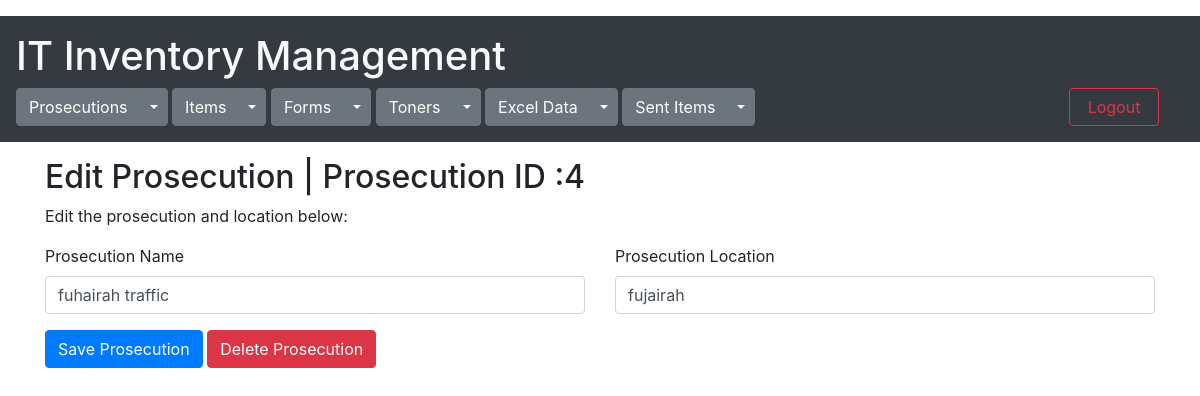
Screenshot of /prosecutions/edit_prosecutions_form/4 (signed in) with the database file from the repository.
### prosecutions/models.py (models this page shows)
class Prosecutions(models.Model):
    name = models.CharField(max_length=255)
    location = models.CharField(max_length=30,default="none")
    created = models.DateTimeField(default=datetime.now())

### prosecutions/views.py (the view)
# urls.py: path('edit_prosecutions_form/<int:prosecutions_id>', views.edit_prosecutions_form,name='edit_prosecutions_form'),
@cache_control(no_cache=True, must_revalidate=True,no_store=True)
@login_required(login_url="login")
def edit_prosecutions_form(request, prosecutions_id):
    prosecutions = Prosecutions.objects.get(id=prosecutions_id)
    return render(request, 'edit_prosecutions_form.html', {"prosecutions": prosecutions})

### prosecutions/templates/edit_prosecutions_form.html (shortened to what this page needs)
{% extends 'mainpage.html' %}
{% block content %}
<div class="container">
    <h2>Edit Prosecution | Prosecution ID :{{ prosecutions.id }}</h2>
    <p>Edit the prosecution and location below:</p>
    <form role="form" action="edit_prosecutions_save" method="post">
        <div class="row">
            <div class="col">
                <label>Prosecution Name</label>
                <input type="text" class="form-control" placeholder="Enter prosecution" name="name"
                       value="{{prosecutions.name}}">
            </div>
            <div class="col">
                <label>Prosecution Location</label>
                <input type="text" class="form-control" placeholder="Enter location" name="location"
                       value="{{prosecutions.location}}">
            </div>
        </div>
        <button type="submit" class="btn btn-primary mt-3">Save Prosecution</button>
        <a href="{% url 'edit_prosecutions_delete' prosecutions.id %}" class="btn btn-danger mt-3">Delete Prosecution</a>
    </form>
</div>
{% endblock %}

### rows the page displays
Prosecutions: id "4", name "fuhairah traffic", location "fujairah"
